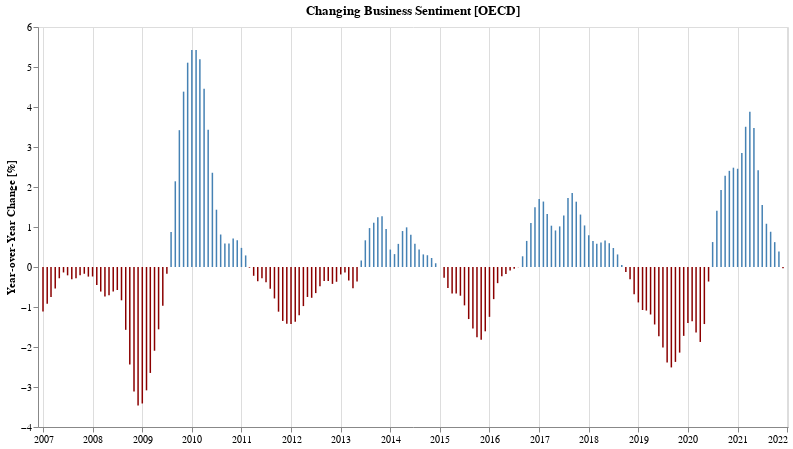

Notebook code for this chart:
### Markdown cell above
## Has business sentiment gotten better or worse compared to the same time last year?

### Code cell
bYoy = yoyChartFor(bUsaYoy, 'Business', 'steelblue')
bYoy.display()

### Figure 1 — Vega-Lite specification as saved in the notebook (floating-point values rounded to 4 significant figures; data arrays with more than 128 entries replaced by an {"elided": "..."} marker saying what was removed)
{"config": {"view": {"continuousWidth": 400, "continuousHeight": 300}}, "data": {"name": "data-39a8520c39b7186e9326daf1ade5e892"}, "mark": {"type": "bar", "color": "steelblue", "width": 1.5}, "encoding": {"color": {"condition": {"value": "darkred", "test": "datum['Value'] < 0"}, "value": "steelblue"}, "tooltip": [{"type": "temporal", "field": "TIME", "format": "%b %Y", "title": "Date"}, {"type": "ordinal", "field": "label"}, {"type": "ordinal", "field": "change_in_percent"}], "x": {"type": "temporal", "axis": {"title": ""}, "field": "TIME"}, "y": {"type": "quantitative", "axis": {"grid": false, "title": "Year-over-Year Change [%]"}, "field": "Value"}}, "height": 400, "title": "Changing Business Sentiment [OECD]", "transform": [{"calculate": "'Business'", "as": "label"}, {"calculate": "format(datum.Value, ',.2f')", "as": "change_in_percent"}], "width": 750, "$schema": "https://vega.github.io/schema/vega-lite/v4.8.1.json", "datasets": {"data-39a8520c39b7186e9326daf1ade5e892": {"elided": "180 records"}}}
